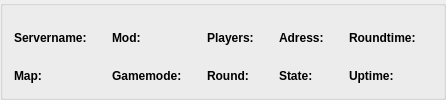
    <widget class="QGroupBox" name="groupBox">
     <property name="title">
      <string/>
     </property>
     <layout class="QGridLayout" name="gridLayout_5">
      <item row="0" column="0">
       <layout class="QGridLayout" name="gridLayout_13">
        <property name="horizontalSpacing">
         <number>9</number>
        </property>
        <item row="0" column="0" rowspan="4">
         <widget class="QLabel" name="label_pl_servername_text">
          <property name="font">
           <font>
            <weight>75</weight>
            <bold>true</bold>
           </font>
          </property>
          <property name="locale">
           <locale language="English" country="UnitedKingdom"/>
          </property>
          <property name="text">
           <string>Servername:</string>
          </property>
         </widget>
        </item>
        <item row="0" column="4" rowspan="4">
         <widget class="QLabel" name="label_pl_players_text">
          <property name="font">
           <font>
            <weight>75</weight>
            <bold>true</bold>
           </font>
          </property>
          <property name="locale">
           <locale language="English" country="UnitedKingdom"/>
          </property>
          <property name="text">
           <string>Players:</string>
          </property>
         </widget>
        </item>
        <item row="0" column="5" rowspan="4">
         <widget class="QLabel" name="label_pl_players">
          <property name="locale">
           <locale language="English" country="UnitedKingdom"/>
          </property>
          <property name="text">
           <string/>
          </property>
         </widget>
        </item>
        <item row="0" column="1" rowspan="4">
         <widget class="QLabel" name="label_pl_servername">
          <property name="locale">
           <locale language="English" country="UnitedKingdom"/>
          </property>
          <property name="text">
           <string/>
          </property>
         </widget>
        </item>
        <item row="0" column="8" rowspan="4">
         <widget class="QLabel" name="label_pl_roundtime_text">
          <property name="font">
           <font>
            <weight>75</weight>
            <bold>true</bold>
           </font>
          </property>
          <property name="text">
           <string>Roundtime:</string>
          </property>
         </widget>
        </item>
        <item row="0" column="9" rowspan="4">
         <widget class="QLabel" name="label_pl_roundtime">
          <property name="text">
           <string/>
          </property>
         </widget>
        </item>
        <item row="0" column="6" rowspan="4">
         <widget class="QLabel" name="label_pl_address_text">
          <property name="font">
           <font>
            <weight>75</weight>
            <bold>true</bold>
           </font>
          </property>
          <property name="text">
           <string>Adress:</string>
          </property>
         </widget>
        </item>
        <item row="0" column="7" rowspan="4">
         <widget class="QLabel" name="label_pl_address">
          <property name="text">
           <string/>
          </property>
         </widget>
        </item>
        <item row="4" column="4" rowspan="2">
         <widget class="QLabel" name="label_pl_round_text">
          <property name="font">
           <font>
            <weight>75</weight>
            <bold>true</bold>
           </font>
          </property>
          <property name="text">
           <string>Round:</string>
          </property>
         </widget>
        </item>
        <item row="4" column="5" rowspan="2">
         <widget class="QLabel" name="label_pl_round">
          <property name="text">
           <string/>
          </property>
         </widget>
        </item>
        <item row="4" column="6" rowspan="2">
         <widget class="QLabel" name="label_pl_state_text">
          <property name="font">
           <font>
            <weight>75</weight>
            <bold>true</bold>
           </font>
          </property>
          <property name="text">
           <string>State:</string>
          </property>
         </widget>
        </item>
        <item row="4" column="7" rowspan="2">
         <widget class="QLabel" name="label_pl_state">
          <property name="text">
           <string/>
          </property>
         </widget>
        </item>
        <item row="4" column="8" rowspan="2">
         <widget class="QLabel" name="label_pl_uptime_text">
          <property name="font">
           <font>
            <weight>75</weight>
            <bold>true</bold>
           </font>
          </property>
          <property name="text">
           <string>Uptime:</string>
          </property>
         </widget>
        </item>
        <item row="4" column="9" rowspan="2">
         <widget class="QLabel" name="label_pl_uptime">
          <property name="text">
           <string/>
          </property>
         </widget>
        </item>
        <item row="4" column="0" rowspan="2">
         <widget class="QLabel" name="label_pl_map_text">
          <property name="font">
           <font>
            <weight>75</weight>
            <bold>true</bold>
           </font>
          </property>
          <property name="locale">
           <locale language="English" country="UnitedKingdom"/>
          </property>
          <property name="text">
           <string>Map:</string>
          </property>
         </widget>
        </item>
        <item row="4" column="1" rowspan="2">
         <widget class="QLabel" name="label_pl_map">
          <property name="locale">
           <locale language="English" country="UnitedKingdom"/>
          </property>
          <property name="text">
           <string/>
          </property>
         </widget>
        </item>
        <item row="4" column="2" rowspan="2">
         <widget class="QLabel" name="label_pl_gamemode_text">
          <property name="font">
           <font>
            <weight>75</weight>
            <bold>true</bold>
           </font>
          </property>
          <property name="locale">
           <locale language="English" country="UnitedKingdom"/>
          </property>
          <property name="text">
           <string>Gamemode:</string>
          </property>
         </widget>
        </item>
        <item row="4" column="3" rowspan="2">
         <widget class="QLabel" name="label_pl_gamemode">
          <property name="locale">
           <locale language="English" country="UnitedKingdom"/>
          </property>
          <property name="text">
           <string/>
          </property>
         </widget>
        </item>
        <item row="0" column="3" rowspan="4">
         <widget class="QLabel" name="label_pl_mod">
          <property name="locale">
           <locale language="English" country="UnitedKingdom"/>
          </property>
          <property name="text">
           <string/>
          </property>
         </widget>
        </item>
        <item row="0" column="2" rowspan="4">
         <widget class="QLabel" name="label_pl_mod_text">
          <property name="font">
           <font>
            <weight>75</weight>
            <bold>true</bold>
           </font>
          </property>
          <property name="locale">
           <locale language="English" country="UnitedKingdom"/>
          </property>
          <property name="text">
           <string>Mod:</string>
          </property>
         </widget>
        </item>
       </layout>
      </item>
     </layout>
     <zorder></zorder>
     <zorder></zorder>
    </widget>
